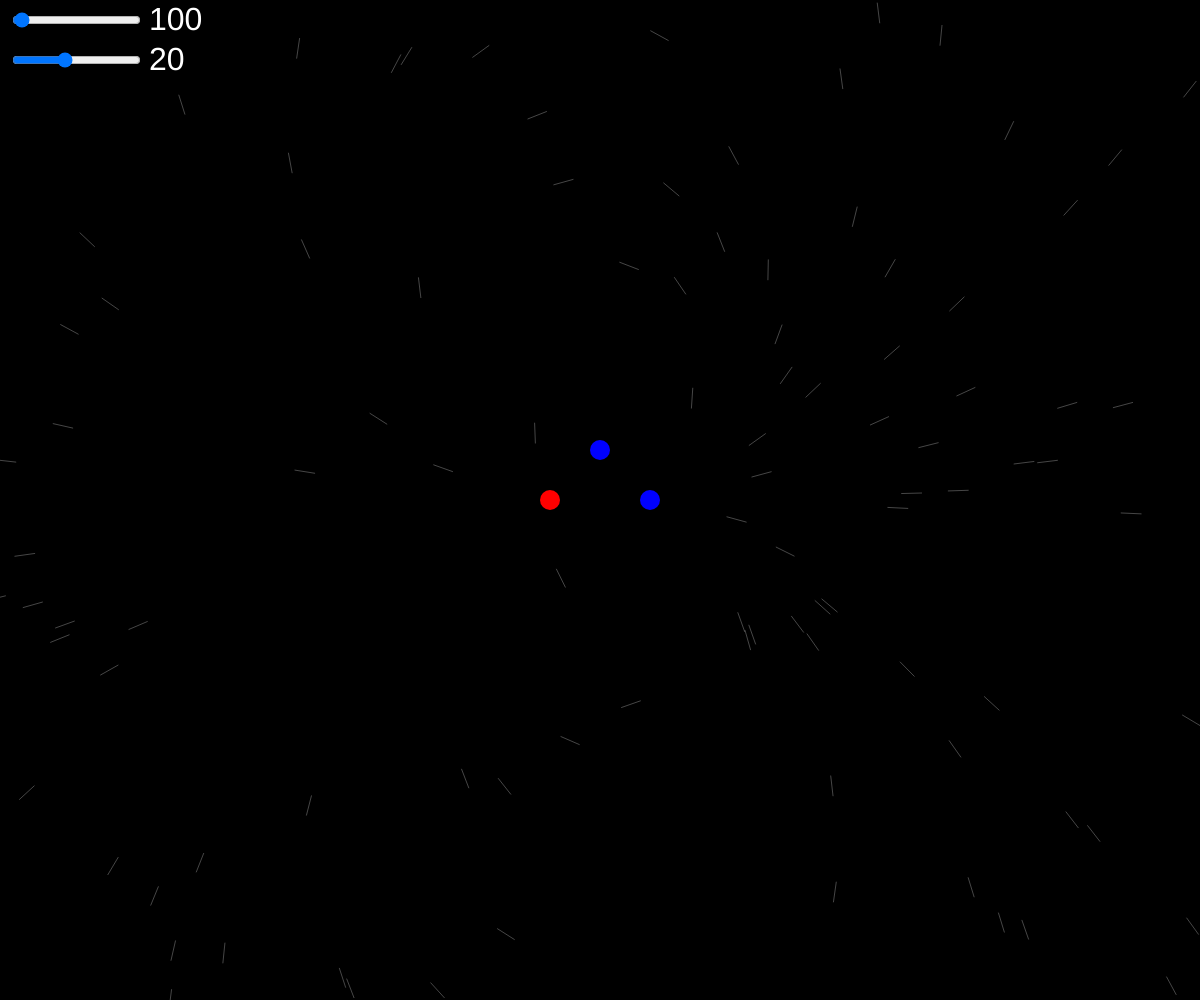
Frame 1 (no input)
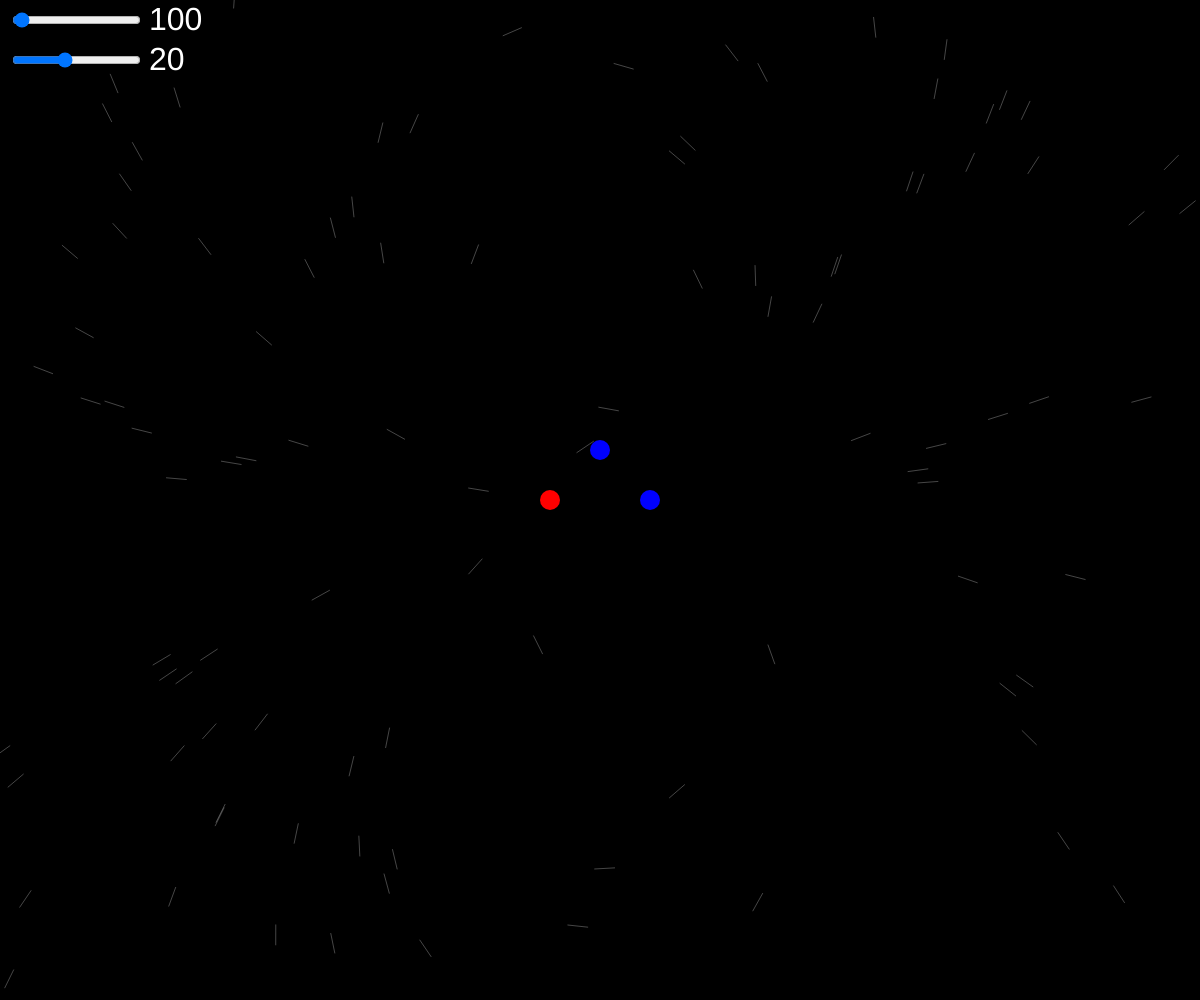
Frame 60 (no input)
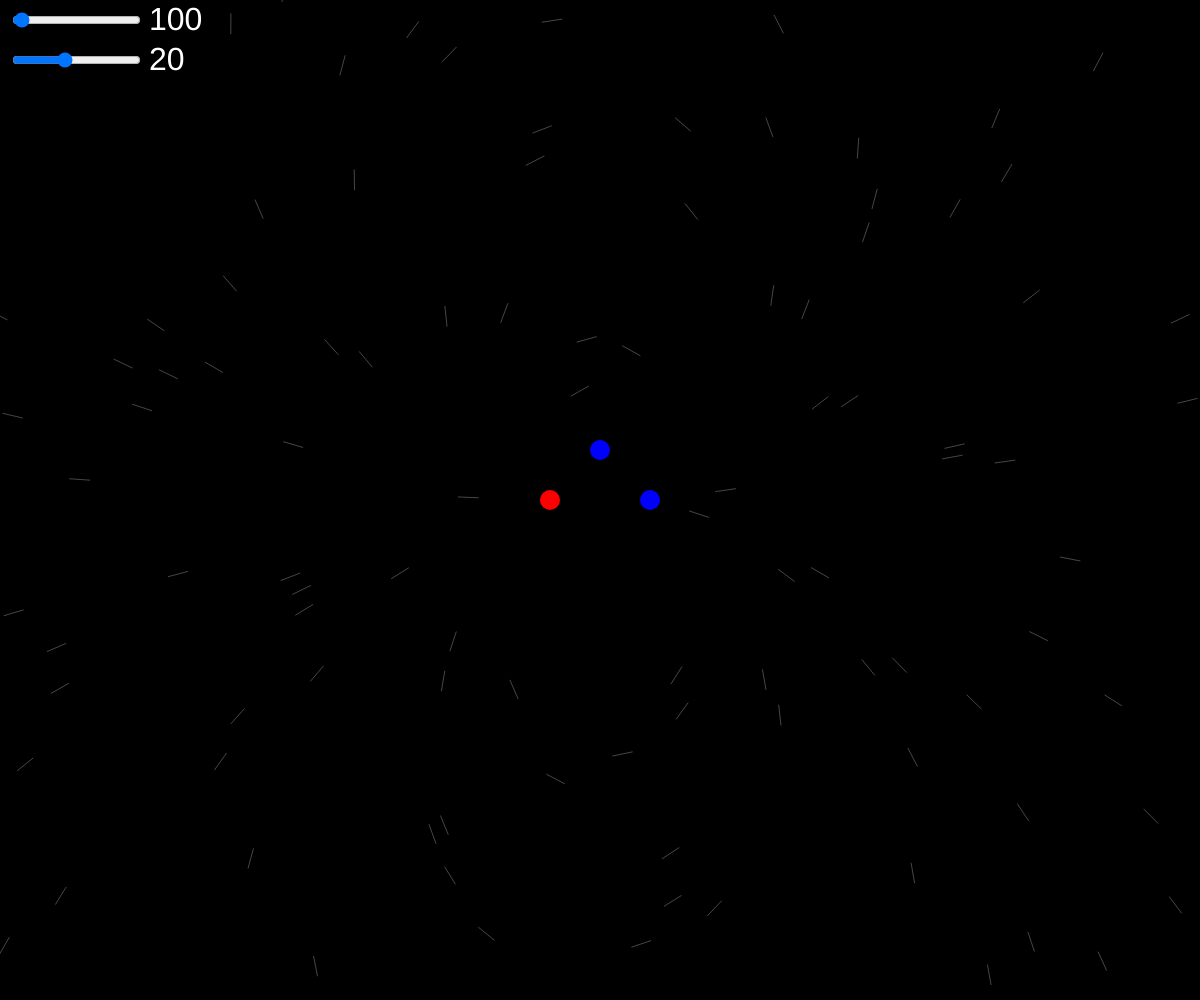
Frame 120 (the mouse pressed at the canvas centre since frame 60)

The p5.js sketch that drew these frames (run headless with seeded random() and noise() and a simulated clock; from frame 60 on, the mouse is pressed at the canvas centre):

// p5.js sketch
// ── sketch.js
let res = 20;
let cantLineas = 100;
let cargaMuestra;
let cargas;

// Controles
let cargaSlider;
let lineasSlider;
let resSlider;

function setup() {
  let canvas = createCanvas(windowWidth, windowHeight);
  //canvas.mousePressed(mousePressedOnCanvas);
  cargas = [
    new Carga(createVector(width / 2 - 50, height / 2), 30),
    new Carga(createVector(width / 2 + 50, height / 2), -30),
    new Carga(createVector(width / 2, height / 2 - 50), -1),
  ];
  // Inicializacion de controles
  lineasSlider = createSlider(0, 5000, cantLineas, 100);
  lineasSlider.position(10, 10);

  resSlider = createSlider(0, 50, res, 1);
  resSlider.position(10, 50);

  cargaSlider = createSlider(-50, 50, cargas[1].charge, 1);
  cargaSlider.position(10, 100);
  cargaSlider.hide();
}

function draw() {
  background(0);
  cantLineas = lineasSlider.value();
  res = resSlider.value();
  mostrarTextoControles();

  // Dibujo lineas
  let cargasNoCero = cargas.some((q) => {
    return q.charge != 0;
  });

  if (cargas.length && cargasNoCero) {
    drawLines();
  }

  // Dibujo las cargas
  cargas.forEach((q) => {
    q.update();
  });
}

// Calcula el vector campo electrico correspondiente en la posicion de q0
// generado por la presencia de las cargas pasadas por parametro
const campoElectrico = (q0, cargas) => {
  let k = 9 * 10 ** 9;
  let sum = createVector(0, 0, 0);

  cargas.forEach((q) => {
    let v = p5.Vector.sub(q0, q.pos);
    let vCubed = p5.Vector.mag(v) ** 3;
    sum.add(v.mult(q.charge / vCubed));
  });

  return sum.mult(k);
};

class Carga {
  constructor(pos, charge) {
    this.dragging = false;
    this.selected = false;
    this.charge = charge;
    this.pos = pos;
    this.diam = 20;
    this.color = 'white';
  }

  update() {
    if (this.dragging) {
      this.move(mouseX, mouseY);
    }
    if (this.selected) {
      this.updateFromControls();
      this.mostrarTexto();
    }
    this.show();
  }

  show() {
    push();
    strokeWeight(this.diam);
    if (this.charge == 0) {
      this.color = 'white';
    } else {
      this.color = this.charge < 0 ? 'blue' : 'red';
    }
    stroke(this.color);
    point(this.pos);
    pop();
  }

  isPressed() {
    return dist(this.pos.x, this.pos.y, mouseX, mouseY) <= this.diam / 2;
  }

  move(x, y) {
    this.pos = createVector(x, y);
  }

  updateControls() {
    cargaSlider.value(this.charge);
  }

  mostrarTexto() {
    push();
    textSize(32);
    fill(255);
    text(
      this.charge,
      cargaSlider.x * 2 + cargaSlider.width,
      cargaSlider.y + 20
    );
    pop();
  }

  updateFromControls() {
    this.charge = cargaSlider.value();
  }
}

const drawLines = () => {
  push();
  for (let i = 0; i < cantLineas; i++) {
    let x = random(width);
    let y = random(height);
    let v = createVector(x, y);
    let ceVec = campoElectrico(v, cargas);
    resul = p5.Vector.div(ceVec, campoElectrico(v, cargas).mag()).mult(res);
    stroke(255, 70);
    line(v.x, v.y, v.x + resul.x, v.y + resul.y);
  }
  pop();
};

const showControls = () => {
  cargaSlider.show();
};

const hideControls = () => {
  cargaSlider.hide();
};

const mostrarTextoControles = () => {
  push();
  textSize(32);
  fill(255);
  text(res, resSlider.x * 2 + resSlider.width, resSlider.y + 20);
  text(
    cantLineas,
    lineasSlider.x * 2 + lineasSlider.width,
    lineasSlider.y + 20
  );
  pop();
};

// Eventos
function touchStarted() {
  cargas.forEach((q) => {
    if (q.isPressed()) {
      q.updateControls();
      q.dragging = true;
      q.selected = true;
    } else {
      q.selected = false;
    }
  });
  let ningunoSeleccionado = cargas.some((q) => {
    return q.selected;
  });
  if (!ningunoSeleccionado) {
    hideControls();
  } else {
    showControls();
  }
}

function mouseReleased() {
  cargas.forEach((q) => {
    q.dragging = false;
  });
}

function doubleClicked() {
  let clickeado = cargas.some((q, i) => {
    if (q.isPressed()) {
      cargas.splice(i, 1);
      return true;
    }
    return false;
  });

  if (!clickeado) {
    cargas.push(new Carga(createVector(mouseX, mouseY), 1));
  }
}

function windowResized() {
  resizeCanvas(windowWidth, windowHeight);
}
